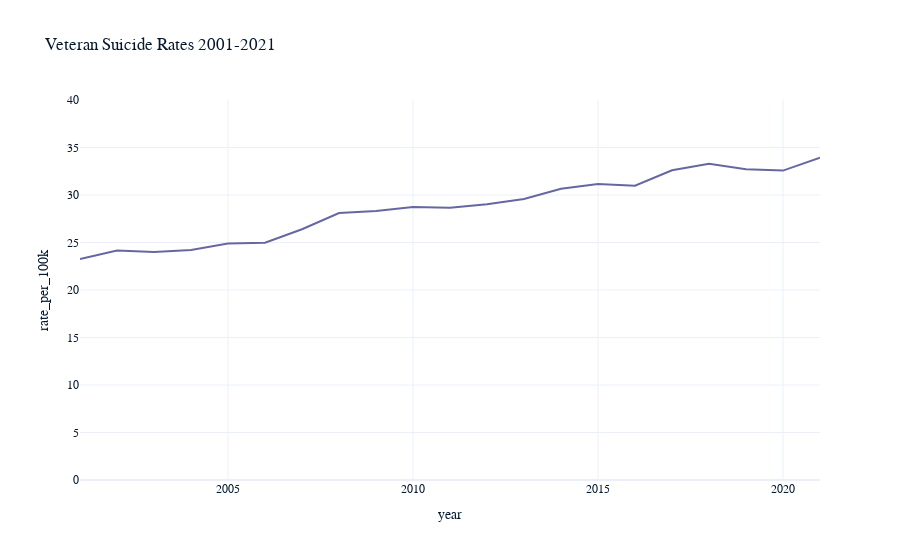

The code cell stored with this chart in its notebook:
### Code cell
fig = px.line(data_frame=all_veterans, x='year', y='rate_per_100k', title='Veteran Suicide Rates 2001-2021', range_y=(0, 40))
fig.show()

### Figure 1 — Plotly figure (JSON) as saved in the notebook; plotly's stock layout.template omitted (floating-point values rounded to 4 significant figures)
{"data": [{"hovertemplate": "year=%{x}<br>rate_per_100k=%{y}<extra></extra>", "legendgroup": "", "line": {"color": "#6568a0", "dash": "solid"}, "marker": {"symbol": "circle"}, "mode": "lines", "name": "", "orientation": "v", "showlegend": false, "type": "scatter", "x": [2001, 2002, 2003, 2004, 2005, 2006, 2007, 2008, 2009, 2010, 2011, 2012, 2013, 2014, 2015, 2016, 2017, 2018, 2019, 2020, 2021], "xaxis": "x", "y": [23.26, 24.16, 23.99, 24.21, 24.89, 24.98, 26.39, 28.11, 28.31, 28.75, 28.66, 29.03, 29.57, 30.66, 31.16, 30.98, 32.6, 33.29, 32.7, 32.57, 33.93], "yaxis": "y"}], "layout": {"legend": {"tracegroupgap": 0}, "title": {"text": "Veteran Suicide Rates 2001-2021"}, "xaxis": {"anchor": "y", "domain": [0, 1], "title": {"text": "year"}}, "yaxis": {"anchor": "x", "domain": [0, 1], "range": [0, 40], "title": {"text": "rate_per_100k"}}}}
